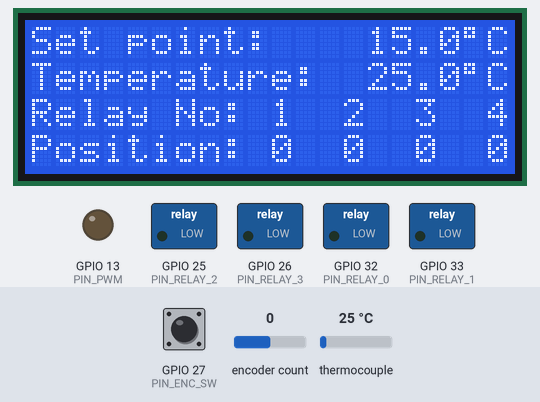
Bench run of a sketch on a simulated ESP32. On the bench: 20×4 character LCD, switched loads named in the sketch (green lamp = pin HIGH), output pins drawn as LEDs (lit = HIGH). The inputs (shaded band) are chosen by the test bench; at power-on: thermocouple 25 °C, GPIO 27 (PIN_ENC_SW) HIGH, encoder count 0. What the sketch prints to the serial monitor is not drawn.

Above: at 1.2 s.
1.3 s: thermocouple set to 6 °C
At 4.1 s:
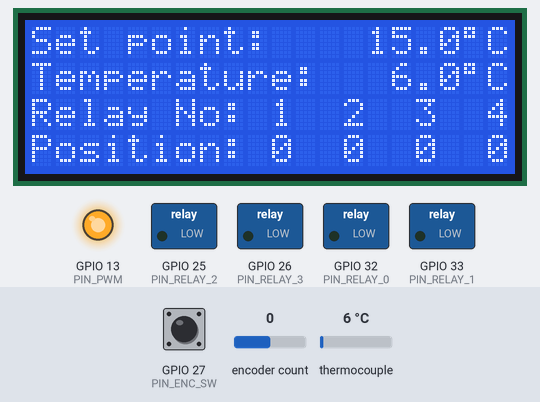
4.3 s: thermocouple set to 18 °C
At 5.4 s:
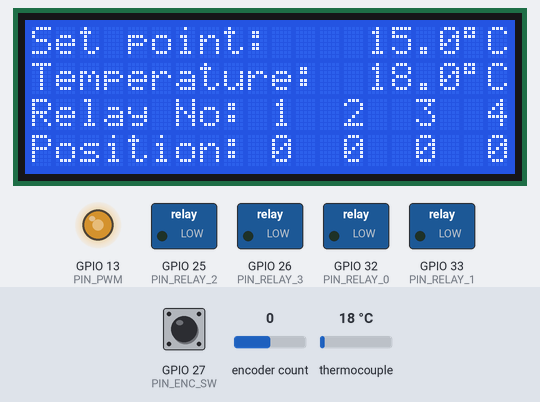
7.3 s: GPIO 27 (PIN_ENC_SW) pulled LOW for 0.15 s
At 7.9 s:
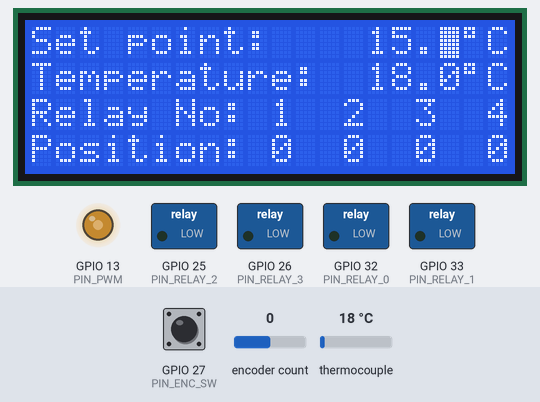
10.4 s: GPIO 27 (PIN_ENC_SW) pulled LOW for 1 s
At 12.6 s:
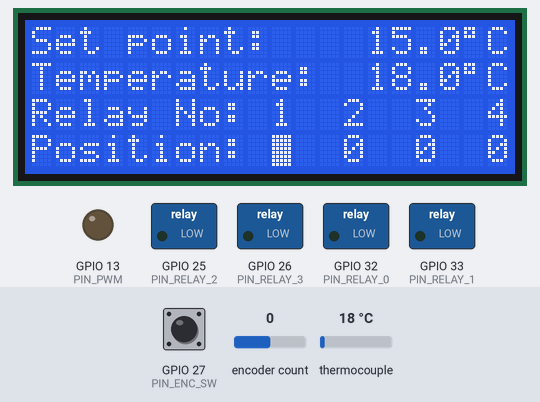
12.9 s: encoder count set to 1
At 13.2 s:
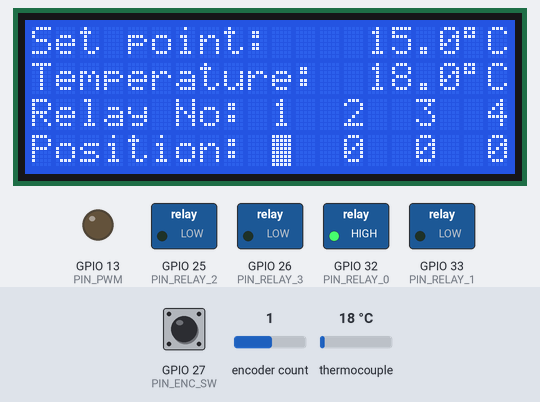
14.4 s: thermocouple set to 1 °C
At 16.4 s:
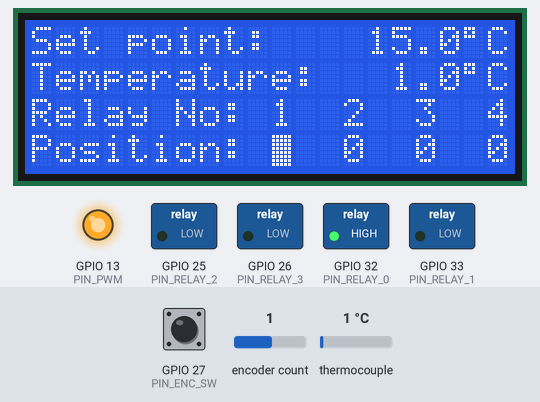
Timing chart, 0 to 17.9 s (numbered marks = the images above; inputs shaded):
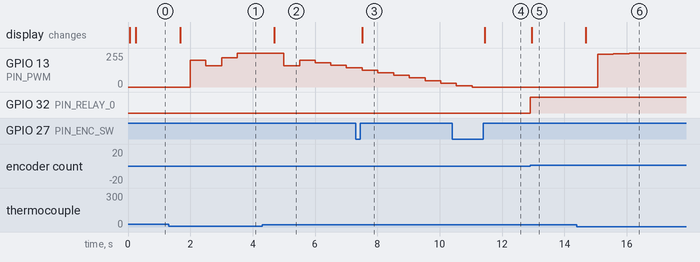

The sketch:

uc.ino
```cpp
  
```

gsk_all_loaded.h
```cpp
#ifndef GSK_ALL_LOADED_H
#define GSK_ALL_LOADED_H

#include "gsk_global.h"
#include "gsk_state.h"

#endif
```

gsk_encoder.cpp
```cpp
#include "gsk_all_loaded.h"

GSK_ENCODER::GSK_ENCODER() {
  setup();
}

void GSK_ENCODER::setup() {
  pinMode(PIN_ENC_SW, INPUT_PULLUP);
  rotaryEncoder = AiEsp32RotaryEncoder(ROTARY_ENCODER_A_PIN, ROTARY_ENCODER_B_PIN, ROTARY_ENCODER_BUTTON_PIN, ROTARY_ENCODER_VCC_PIN, ROTARY_ENCODER_STEPS);
  rotaryEncoder.begin();
  rotaryEncoder.setup(readEncoderISR);
  setBoundaries(0, 5000, false);
  rotaryEncoder.setAcceleration(250);
  reset();
  readNResetBtn();
}

void GSK_ENCODER::isr() {
	rotaryEncoder.readEncoder_ISR();
}


void GSK_ENCODER::reset() {
  setValue(0);
}

void GSK_ENCODER::setValue (int val) {
  rotaryEncoder.setEncoderValue(val);
}

int GSK_ENCODER::getValue() {
  return rotaryEncoder.readEncoder();
}

void GSK_ENCODER::setBoundaries(int min, int max, bool cycle) {
  rotaryEncoder.setBoundaries(min, max, cycle);
}

void GSK_ENCODER::writeBtn(bool val) {
  btnState = val;
}

bool GSK_ENCODER::readBtn() {
  return btnState;
}

bool GSK_ENCODER::readNResetBtn() {
  bool tempState = btnState;
  btnState = false;
  return tempState;
}

void GSK_ENCODER::loop() {
  if (readPressed) {
    if (((millis() - lastPressed) > 1000) && digitalRead(PIN_ENC_SW)) {
      lastPressed = millis();
      readPressed = false;
      btnState = true;
      #ifdef ENABLE_DEBUG_PRINT
      //DEBUG_PRINT("Value: ");
        DEBUG_PRINTLN("Button pressed");
      //DEBUG_PRINT("Digits: ");
      //DEBUG_PRINTLN(out);
      #endif

    }
  } else {
    readPressed = !digitalRead(PIN_ENC_SW);
  }
}
```

gsk_encoder.h
```cpp
#ifndef GSK_ENCODER_H
#define GSK_ENCODER_H

#include "gsk_global.h"
#include "AiEsp32RotaryEncoder.h"


#define ROTARY_ENCODER_A_PIN PIN_ENC_CLK
#define ROTARY_ENCODER_B_PIN PIN_ENC_DT
#define ROTARY_ENCODER_BUTTON_PIN PIN_ENC_SW
#define ROTARY_ENCODER_VCC_PIN -1
#define ROTARY_ENCODER_STEPS 4


class GSK_ENCODER {
  void setup();
  AiEsp32RotaryEncoder rotaryEncoder;
  unsigned long lastPressed = 0;
  bool btnState;
  bool readPressed;
  public:
  GSK_ENCODER();
  void reset();
  void setValue(int);
  int getValue();
  void setBoundaries(int, int, bool = false);
  void loop();
  bool readNResetBtn();
  bool readBtn();
  void writeBtn(bool);
  void isr();
};

#endif
```

gsk_global.h
```cpp
#ifndef GSK_GLOBAL_H
#define GSK_GLOBAL_H

#include <Arduino.h>

#define ENABLE_DEBUG_PRINT

#ifdef ENABLE_DEBUG_PRINT
  #define DEBUG_PRINT(x) Serial.print(x)
  #define DEBUG_PRINTLN(x) Serial.println(x)
#else
  #define DEBUG_PRINT(x)
  #define DEBUG_PRINTLN(x)
#endif


#define LCD_COLS 20
#define LCD_ROWS 4

#define NO_OF_RELAYS 4


#define PIN_I2C_SDA 21
#define PIN_I2C_SCL 22

#define PIN_RELAY_0 32
#define PIN_RELAY_1 33
#define PIN_RELAY_2 25
#define PIN_RELAY_3 26


#define PIN_SPI_MISO 19
#define PIN_SPI_CS 5
#define PIN_SPI_SCK 18

#define PIN_PWM 13

#define PIN_ENC_SW 27
#define PIN_ENC_CLK 14
#define PIN_ENC_DT 23


void IRAM_ATTR readEncoderISR();

#endif
```

gsk_pid.cpp
```cpp
#include "gsk_all_loaded.h"

GSK_PID::GSK_PID() : pid(&y, &u, &r) {
  setup();
}

void GSK_PID::setup() {
  r=0;
  pid.SetSampleTimeUs(500000);
  pid.SetOutputLimits(0, 1);
  pid.SetTunings(Kp, Ki, Kd);
  pid.SetMode(pid.Control::automatic);
}

void GSK_PID::loop() {
  pid.Compute();
}

float GSK_PID::getU() {
  return u;
}

void GSK_PID::setR(float r) {
  this->r = r;
}

void GSK_PID::setY(float y) {
  this->y = y;
}

float GSK_PID::getR() {
  return r;
}

float GSK_PID::getY() {
  return y;
}

float GSK_PID::getComputerKp() {
  return pid.GetKp();
}

float GSK_PID::getComputerKi() {
  return pid.GetKi();
}

float GSK_PID::getComputerKd() {
  return pid.GetKd();
}
```

gsk_pid.h
```cpp
#ifndef GSK_PID_H
#define GSK_PID_H

#include "gsk_global.h"
#include "QuickPID.h"


class GSK_PID {
  QuickPID pid;
  float r, y, u;
  float Kp = 0.02, Ki = 0.05, Kd = 0.01;
  void setup();
  public:
  GSK_PID();
  void loop();
  void setR(float);
  void setY(float);
  float getU();
  float getR();
  float getY();
  float getComputerKp();
  float getComputerKi();
  float getComputerKd();
};

#endif
```

gsk_pwm.cpp
```cpp
#include "gsk_all_loaded.h"

GSK_PWM::GSK_PWM() {
  setup();
}

void GSK_PWM::setup() {
  pinMode(PIN_PWM, OUTPUT);
  ledcSetup(pwmChannl, pwmFrequency, pwmResolution);
  ledcAttachPin(PIN_PWM, pwmChannl);
  switchOff();
}

void GSK_PWM::setState (float newState) {
  if (newState>=0 && newState<=1) {
    state = newState;
    ledcWrite(pwmChannl, getDutyCycle(newState));
  }
}

int GSK_PWM::getDutyCycle(float newState) {
  return ((maxDutyCycle)*(newState));
}

float GSK_PWM::getState() {
  return state;
}

void GSK_PWM::switchOff() {
  setState(0);
}
```

gsk_pwm.h
```cpp
#ifndef GSK_PWM_H
#define GSK_PWM_H

#include "gsk_global.h"


class GSK_PWM {
  void setup();
  float state;
  int pwmResolution = 14;
  int maxDutyCycle = (int)(pow(2, pwmResolution) - 1);
  int pwmChannl = 0;
  int pwmFrequency = 1000;
  public:
  GSK_PWM();
  void switchOff();
  float getState();
  void setState(float);
  int getDutyCycle(float);
};

#endif
```

gsk_relays.cpp
```cpp
#include "gsk_all_loaded.h"

GSK_RELAYS::GSK_RELAYS() {
  setup();
}

void GSK_RELAYS::setup () {
  pins[0] = PIN_RELAY_0;
  pins[1] = PIN_RELAY_1;
  pins[2] = PIN_RELAY_2;
  pins[3] = PIN_RELAY_3;

  for (int i=0 ; i<NO_OF_RELAYS; i++) {
    pinMode(pins[i], OUTPUT);
  }
  resetAllRelays();
}

void GSK_RELAYS::setStateFor(int relayNo, bool val) {
  pinMode(pins[relayNo], OUTPUT);
  digitalWrite(pins[relayNo], val);
  states[relayNo] = val;
}

void GSK_RELAYS::setAllRelays (bool val) {
  for (size_t i = 0; i < NO_OF_RELAYS; i++) {
    setStateFor(i, val);
  }
}

bool GSK_RELAYS::getStateFor (int relayNo) {
  return states[relayNo];
}

void GSK_RELAYS::resetAllRelays() {
  setAllRelays(0);
}
```

gsk_relays.h
```cpp
#ifndef GSK_RELAYS_H
#define GSK_RELAYS_H

#include "gsk_global.h"


class GSK_RELAYS {
  void setup();
  bool states[NO_OF_RELAYS];
  int pins[NO_OF_RELAYS];
  public:
  GSK_RELAYS();
  void resetAllRelays();
  void setAllRelays(bool);
  bool getStateFor(int);
  void setStateFor(int, bool);
};

#endif
```

gsk_sensor.cpp
```cpp
#include "gsk_all_loaded.h"

GSK_SENSOR::GSK_SENSOR(): thermocouple(PIN_SPI_SCK, PIN_SPI_CS, PIN_SPI_MISO) {
  setup();
}

void GSK_SENSOR::setup () {
}

float GSK_SENSOR::getTempInCelsius() {
  return tempInCelsius;
}

void GSK_SENSOR::measureTemperature() {
  tempInCelsius = thermocouple.readCelsius();
}

float GSK_SENSOR::measureNReadTemperature() {
  measureTemperature();
  return getTempInCelsius();
}
```

gsk_sensor.h
```cpp
#ifndef GSK_SENSOR_H
#define GSK_SENSOR_H

#include "gsk_global.h"
#include "max6675.h"

class GSK_SENSOR {
  void setup();
  MAX6675 thermocouple;
  float tempInCelsius;
  public:
  GSK_SENSOR();
  void measureTemperature();
  float measureNReadTemperature();
  float getTempInCelsius();
};


#endif
```

gsk_state.cpp
```cpp
#include "gsk_all_loaded.h"

GSK_STATE::GSK_STATE() {
  setup();
}

void GSK_STATE::setup() {
  relays = new GSK_RELAYS();
  pwm = new GSK_PWM();
  sensor = new GSK_SENSOR();
  encoder = new GSK_ENCODER();
  pid = new GSK_PID();
  lcd = new GSK_LCD();
  editMode = false;
  cursorPosition = 0;
  pid->setY(sensor->measureNReadTemperature());
  float initialSetPoint = 15.0;
  pid->setR(initialSetPoint);
  encoder->setValue(initialSetPoint*10.0);
}

void GSK_STATE::loop() {
  float t = (millis()/1000.0);
  if ((t-lastLcdTemplate)>=UPDATE_LCD_TEMPLATE_EVERY_x_SEC) {
    lastLcdTemplate = t;
    lcd->putTemplate();
  }
  if (((t-lastLcdData)*1000.0)>=UPDATE_LCD_DATA_EVERY_x_M_SEC) {
    lastLcdData = t;
    lcd->putValues(this);
  }
  if (encoder->readNResetBtn()) {
    if (editMode) {
      cursorPosition++;
      if (cursorPosition>0 && cursorPosition<=4) {
        encoder->setBoundaries(0, 1);
        encoder->setValue(relays->getStateFor(cursorPosition-1));
        #ifdef ENABLE_DEBUG_PRINT
          DEBUG_PRINTLN("Boundaries: (0, 1)");
          DEBUG_PRINTLN("Value: " + String(relays->getStateFor(cursorPosition-1)));
        #endif
        } else {
        editMode = false;
        #ifdef ENABLE_DEBUG_PRINT
          DEBUG_PRINTLN("Boundaries: (0, 5000)");
          DEBUG_PRINTLN("Value: " + String(round(pid->getR()*10.0)));
        #endif
      }
    } else {
      cursorPosition = 0;
      encoder->setBoundaries(0, 5000);
      encoder->setValue(round(pid->getR()*10.0));
      editMode = true;
    }


  }
  if (editMode) {
    if (cursorPosition==0) {
      pid->setR(encoder->getValue()/10.0);
        #ifdef ENABLE_DEBUG_PRINT
          //DEBUG_PRINTLN("Updated set point to: " + String(encoder->getValue()/10.0));
        #endif
    } else {
      relays->setStateFor(cursorPosition-1, encoder->getValue());
    }
  }

  if ((t-lastTemperatureRead)*1000.0>=READ_TEMPERATURE_EVERY_x_M_SEC) {
    lastTemperatureRead = t;
    pid->setY(sensor->measureNReadTemperature());
    #ifdef ENABLE_DEBUG_PRINT
      DEBUG_PRINTLN("sensor->readTemperature(): " + String(sensor->getTempInCelsius()));
    #endif
  }
  pid->loop();
  encoder->loop();
  pwm->setState(pid->getU());
  #ifdef ENABLE_DEBUG_PRINT
    //DEBUG_PRINTLN("pid->getU(): " + String(pid->getU()));
  #endif
}

void GSK_STATE::isr() {
  encoder->isr();
}

float GSK_STATE::getTemperature() {
  return sensor->getTempInCelsius();
}

float GSK_STATE::getSetPoint() {
  return pid->getR();
}

bool GSK_STATE::getRelayState(int i) {
  return relays->getStateFor(i);
}

int GSK_STATE::getCursorPosition() {
  return cursorPosition;
}

bool GSK_STATE::getEditMode() {
  return editMode;
}
```

gsk_state.h
```cpp
#ifndef GSK_STATE_H
#define GSK_STATE_H

#include "gsk_global.h"
#include "gsk_lcd.h"
#include "gsk_relays.h"
#include "gsk_sensor.h"
#include "gsk_pwm.h"
#include "gsk_encoder.h"
#include "gsk_pid.h"

#define UPDATE_LCD_TEMPLATE_EVERY_x_SEC (10*60)
#define UPDATE_LCD_DATA_EVERY_x_M_SEC 100
#define READ_TEMPERATURE_EVERY_x_M_SEC (300)


class GSK_STATE {
  bool editMode;
  int cursorPosition;
  float lastLcdTemplate = -UPDATE_LCD_TEMPLATE_EVERY_x_SEC;
  float lastLcdData = -UPDATE_LCD_DATA_EVERY_x_M_SEC/1000.0;
  float lastTemperatureRead = -READ_TEMPERATURE_EVERY_x_M_SEC/1000.0;

  void setup();
  GSK_SENSOR* sensor;
  GSK_PID* pid;
  GSK_ENCODER* encoder;
  GSK_RELAYS* relays;
  GSK_LCD* lcd;
  GSK_PWM* pwm;
  public:
  GSK_STATE();
  void loop();
  float* getR();
  float* getY();
  float* getU();
  bool getEditMode();
  float getTemperature();
  float getSetPoint();
  bool getRelayState(int);
  int getCursorPosition();
  void isr();
};


#endif
```

main.cpp
```cpp
#include "gsk_all_loaded.h"


GSK_STATE *gsk_state;


void setup() {
  Serial.begin(115200);


  gsk_state = new GSK_STATE();

  //pinMode(32, OUTPUT);
  //pinMode(33, OUTPUT);
  //pinMode(25, OUTPUT);
  //pinMode(26, OUTPUT);
  //digitalWrite(32, HIGH);
  //digitalWrite(33, HIGH);
  //digitalWrite(25, HIGH);
  //digitalWrite(26, HIGH);
}

void loop () {
  gsk_state->loop();
  delay(1);
}

void IRAM_ATTR readEncoderISR() {
  gsk_state->isr(); // call the isr function in the state class
}
```

gsk_lcd.cpp
```cpp
#include "gsk_all_loaded.h"


GSK_LCD::GSK_LCD() : lcd(0x27, LCD_COLS, LCD_ROWS) {
  setup();
}

void GSK_LCD::setup () {
  Wire.begin(PIN_I2C_SDA, PIN_I2C_SCL);
  resetDispaly();
}

void GSK_LCD::resetDispaly() {
  lcd.init();
  lcd.backlight();
  lcd.clear();
  prevSetPoint = 0;
  prevTemperature = 0;
}

void GSK_LCD::putTemplate () {
  resetDispaly();
  lcd.setCursor(0,0);
  lcd.print("Set point:          ");
  lcd.setCursor(0,1);
  lcd.print("Temperature:        ");
  lcd.setCursor(0,2);
  lcd.print("Relay No: 1  2  3  4");
  lcd.setCursor(0,3);
  lcd.print("Position:           ");
}

void GSK_LCD::putValues (void* st) {
  if (st == NULL) return;
  GSK_STATE* state = (GSK_STATE*)st;
  if (state->getSetPoint() != prevSetPoint) {
    lcd.setCursor(10,0);
    lcd.print("       ");
    lcd.setCursor(getOffsetPosition(state->getSetPoint()),0);
    lcd.print(String(state->getSetPoint(),1) + String((char)223) + "C");
    prevSetPoint = state->getSetPoint();
  }
  if (state->getTemperature() != prevTemperature) {
    lcd.setCursor(12,1);
    lcd.print("       ");
    lcd.setCursor(getOffsetPosition(state->getTemperature()),1);
    lcd.print(String(state->getTemperature(),1) + String((char)223) + "C");
    prevTemperature = state->getTemperature();
  }
  //lcd.print(state->getTemperature(),1);
  lcd.setCursor(10,3);
  lcd.print(state->getRelayState(0));
  lcd.setCursor(13,3);
  lcd.print(state->getRelayState(1));
  lcd.setCursor(16,3);
  lcd.print(state->getRelayState(2));
  lcd.setCursor(19,3);
  lcd.print(state->getRelayState(3));
  switch (state->getCursorPosition()) {
  case 0:
    lcd.setCursor(17,0);
    break;
  case 1:
    lcd.setCursor(10,3);
    break;
  case 2:
    lcd.setCursor(13,3);
    break;
  case 3:
    lcd.setCursor(16,3);
    break;
  case 4:
    lcd.setCursor(19,3);
    break;
  default:
    lcd.setCursor(0,0);
    break;
  }
  if (state->getEditMode()) {
    //lcd.cursor_on();
    //lcd.blink_on();
    lcd.blink();
  } else {
    lcd.noBlink();
    //lcd.blink_off();
    //lcd.cursor_off();
  }
}

int GSK_LCD::getOffsetPosition (float value) {
  int out =15;
  if (value>0) {
    out -= (int)(log10(value));
  }
  #ifdef ENABLE_DEBUG_PRINT
    //DEBUG_PRINTLN(value);
    //DEBUG_PRINT("Value: ");
    //DEBUG_PRINT("Digits: ");
    //DEBUG_PRINTLN(out);
  #endif
  return out;
}
```

gsk_lcd.h
```cpp
#ifndef GSK_LCD_H
#define GSK_LCD_H

#include "gsk_global.h"
#include <LiquidCrystal_I2C.h>


class GSK_LCD {
  LiquidCrystal_I2C lcd;
  void setup();
  void resetDispaly();
  int getOffsetPosition(float);
  float prevSetPoint;
  float prevTemperature;
  public:
  GSK_LCD();
  void putTemplate();
  void putValues(void*);
};

#endif
```

Measured:
- after the input at 1.3 s, GPIO 13 (PIN_PWM): 0/255 → 200/255 after 0.70 s, → 161/255 0.50 s later, → 218/255 0.50 s later, → 255/255 0.50 s later; the display: changes after 0.38 s (image 1)
- after the input at 4.3 s, GPIO 13 (PIN_PWM): 255/255 → 159/255 after 0.70 s, → 201/255 0.50 s later, → 182/255 0.50 s later, → 163/255 0.50 s later, … (5 changes in this stretch); the display: changes after 0.40 s (image 2)
- after the input at 7.3 s, the display: changes after 0.21 s (image 3)
- after the input at 10.4 s, the display: changes after 1.0 s (image 4)
- after the input at 12.9 s, GPIO 32 (PIN_RELAY_0): LOW → HIGH at once
- after the input at 14.4 s, GPIO 13 (PIN_PWM): 0/255 → 247/255 after 0.67 s, → 250/255 0.50 s later, → 255/255 0.50 s later; the display: changes after 0.28 s (image 6)
